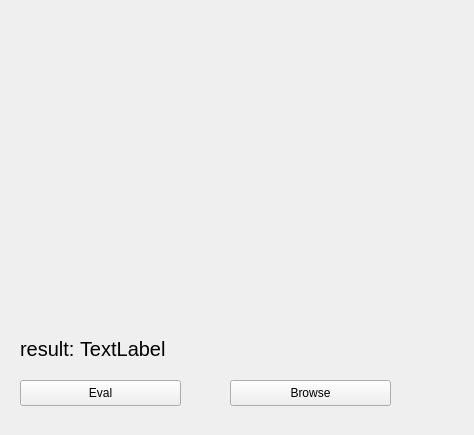
<?xml version="1.0" encoding="UTF-8"?>
<ui version="4.0">
 <class>Widget</class>
 <widget class="QWidget" name="Widget">
  <property name="geometry">
   <rect>
    <x>0</x>
    <y>0</y>
    <width>474</width>
    <height>435</height>
   </rect>
  </property>
  <property name="windowTitle">
   <string>Widget</string>
  </property>
  <widget class="QPushButton" name="eval_button">
   <property name="geometry">
    <rect>
     <x>20</x>
     <y>380</y>
     <width>161</width>
     <height>26</height>
    </rect>
   </property>
   <property name="text">
    <string>Eval</string>
   </property>
  </widget>
  <widget class="QLabel" name="result_btn">
   <property name="geometry">
    <rect>
     <x>80</x>
     <y>340</y>
     <width>201</width>
     <height>18</height>
    </rect>
   </property>
   <property name="font">
    <font>
     <pointsize>15</pointsize>
    </font>
   </property>
   <property name="text">
    <string>TextLabel</string>
   </property>
  </widget>
  <widget class="QLabel" name="label_2">
   <property name="geometry">
    <rect>
     <x>20</x>
     <y>340</y>
     <width>68</width>
     <height>18</height>
    </rect>
   </property>
   <property name="font">
    <font>
     <pointsize>15</pointsize>
    </font>
   </property>
   <property name="text">
    <string>result:</string>
   </property>
  </widget>
  <widget class="QPushButton" name="browse_btn">
   <property name="geometry">
    <rect>
     <x>230</x>
     <y>380</y>
     <width>161</width>
     <height>26</height>
    </rect>
   </property>
   <property name="text">
    <string>Browse</string>
   </property>
  </widget>
  <widget class="QLabel" name="image">
   <property name="geometry">
    <rect>
     <x>30</x>
     <y>20</y>
     <width>401</width>
     <height>291</height>
    </rect>
   </property>
   <property name="text">
    <string/>
   </property>
  </widget>
 </widget>
 <resources/>
 <connections/>
</ui>
